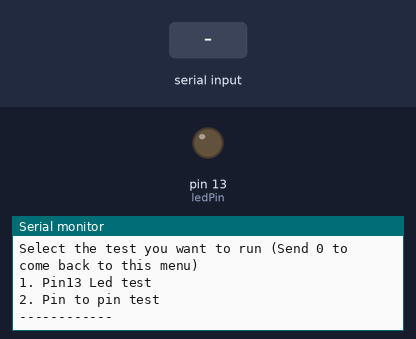
Bench run of a sketch on a simulated Arduino Uno, built with avr-gcc and run on an emulated ATmega328P. Shown: output pins drawn as LEDs (lit = HIGH), the last lines printed to the serial monitor. The test bench sets the inputs (shaded band).

Above: at 1.2 s.
1.3 s: "30,150\n" received over Serial
At 1.38 s:
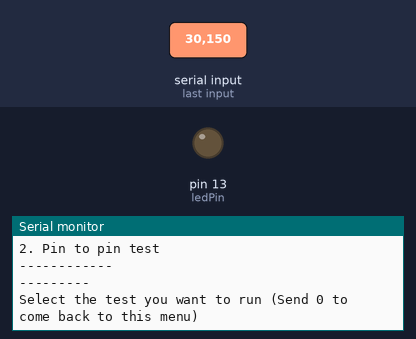
2.9 s: "2\n" received over Serial
At 3.5 s:
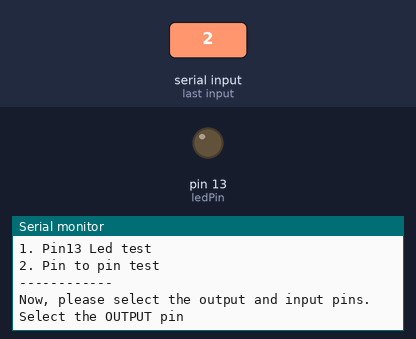
4.4 s: "90,45\n" received over Serial
At 5.8 s:
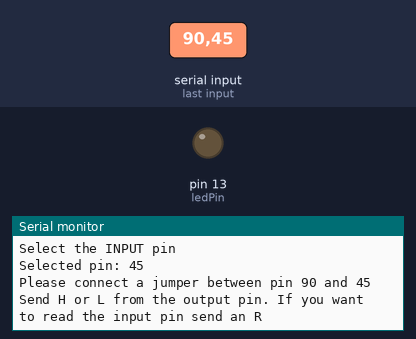

Measured:
- after the input at 2.9 s, the serial monitor: prints a new line at once (image 2)
- after the input at 4.4 s, the serial monitor: prints a new line at once (image 3)

The sketch:

pinCheck.ino
```cpp
const int ledPin = 13;
int outPin, inPin;
int incomingByte;
int stage = 0;
void setup() {
  // initialize serial communication:
  Serial.begin(9600);
  // initialize the LED pin as an output:
  pinMode(ledPin, OUTPUT);
  while (!Serial);
}

void loop() {
  incomingByte = Serial.read();
  //Serial.println(incomingByte);
  switch (stage) {
    case 0:
      Serial.println("---------");
      Serial.println("Select the test you want to run (Send 0 to come back to this menu)");
      Serial.println("1. Pin13 Led test");
      Serial.println("2. Pin to pin test");
      Serial.println("------------");
      while (!Serial.available());
      stage = 1;
      break;
    case 1:
      if (incomingByte == 49) {
        Serial.println("Send a H or a L");
        stage = 2;
      } else if (incomingByte == 50) {
        Serial.println("Now, please select the output and input pins.");
        stage = 3;
      }
      break;
    case 2:
      while (!Serial.available());
      if (incomingByte == 72) {
        digitalWrite(ledPin, HIGH);
      }
      if (incomingByte == 76) {
        digitalWrite(ledPin, LOW);
      }
      break;
    case 3:
      Serial.println("Select the OUTPUT pin");
      Serial.read();
      while (Serial.available()== 0x00);
      outPin = Serial.parseInt();
      Serial.print("Selected pin: ");
      Serial.println(outPin);
      stage = 4;
      break;
    case 4:
      Serial.println("Select the INPUT pin");
      while (!Serial.available());
      inPin = Serial.parseInt();
      Serial.print("Selected pin: ");
      Serial.println(inPin);
      stage = 5;
      break;
    case 5:
      Serial.print("Please connect a jumper between pin ");
      Serial.print(outPin);
      Serial.print(" and ");
      Serial.println(inPin);
      pinMode(outPin, OUTPUT);
      pinMode(inPin, INPUT);
      Serial.println("Send H or L from the output pin. If you want to read the input pin send an R");
      while (!Serial.available());
      stage = 6;
      break;
    case 6:
      if (incomingByte == 72) {
        digitalWrite(outPin, HIGH);
      }
      if (incomingByte == 76) {
        digitalWrite(outPin, LOW);
      }
      if (incomingByte == 82) {
        Serial.print("Input pin is: ");
        Serial.println(digitalRead(inPin));
        Serial.println("Send H or L from the output pin. If you want to read the input pin send an R");
      }
      while (!Serial.available());
      break;
  }
  if (incomingByte == 48) {
    stage = 0;
  }
}
```
